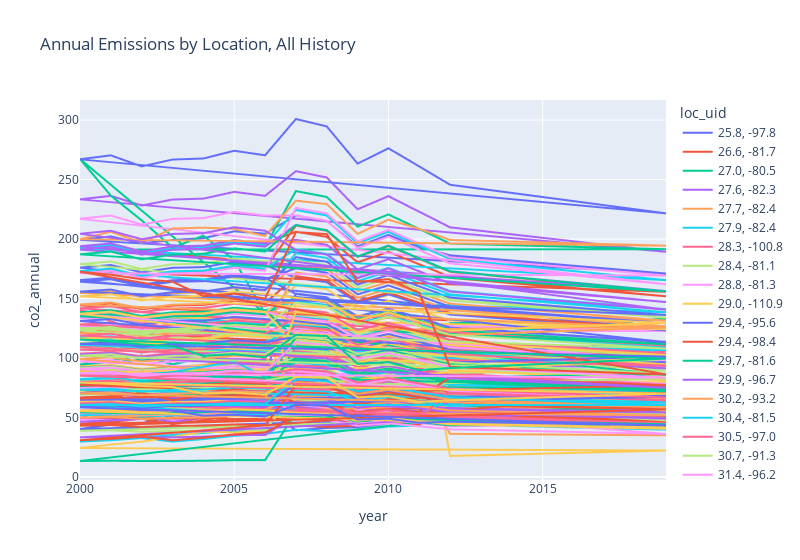

Notebook code cell kept with this figure:
### Markdown cell above
## Yearly Model

Since we have a perfect way of allocating yearly data down to the monthly level, now our task becomes simpler. We just need a way to predict the yearly emmisions for each location in 2020. Let's take a look at the yearly data to see if there's any obvious trend.

### Code cell
df.sort_values(["loc_uid", "month"], inplace=True)
fig = px.line(df, x="year", y="co2_annual", color="loc_uid", title="Annual Emissions by Location, All History", width=800)
fig.show()
